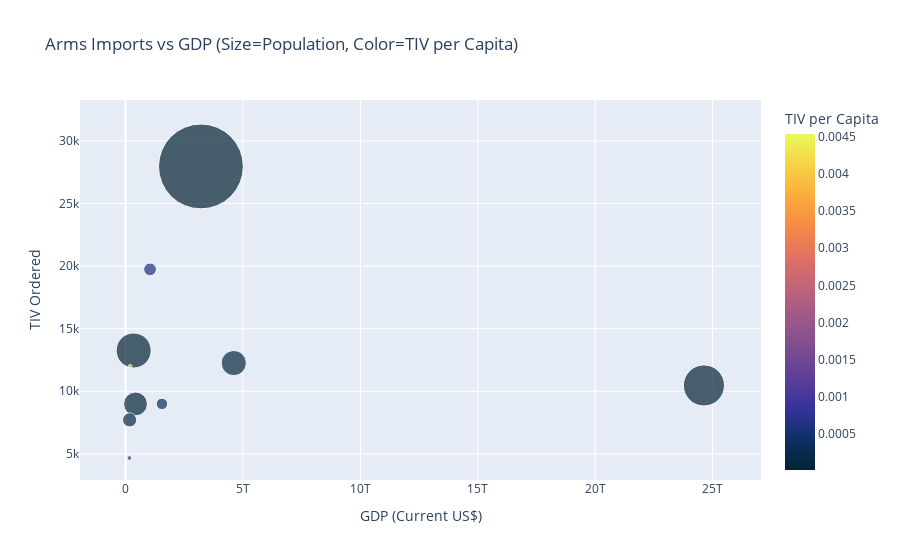

Write notebook code for a chart like this one.
### Code cell
# Population analysis with mean aggregation
country_tiv_totals['tiv_per_capita'] = country_tiv_totals['tiv_total_order'] / country_tiv_totals['population']
country_tiv_totals['tiv_per_gdp'] = country_tiv_totals['tiv_total_order'] / country_tiv_totals['gdp']

fig = px.scatter(country_tiv_totals.nlargest(20, 'tiv_total_order'),
                 x='gdp', y='tiv_total_order',
                 size='population',
                 color='tiv_per_capita',
                 hover_name='country',
                 hover_data=['mil_exp_pct', 'tiv_per_gdp'],
                 title='Arms Imports vs GDP (Size=Population, Color=TIV per Capita)',
                 labels={'gdp': 'GDP (Current US$)',
                        'tiv_total_order': 'TIV Ordered',
                        'population': 'Population',
                        'tiv_per_capita': 'TIV per Capita',
                        'tiv_per_gdp': 'TIV per GDP',
                        'mil_exp_pct': 'Military Exp %'},
                 size_max=60,
                 color_continuous_scale='thermal')
fig.show()

### Figure 1 — Plotly figure (JSON) as saved in the notebook; plotly's stock layout.template omitted (floating-point values rounded to 4 significant figures)
{"data": [{"customdata": [[2.514, 8.713e-09], [7.417, 1.894e-08], [3.162, 3.857e-08], [1.088, 2.66e-09], [6.761, 6.022e-08], [3.441, 4.249e-10], [1.963, 5.811e-09], [1.033, 2.128e-08], [30.85, 4.473e-08], [5.449, 2.909e-08]], "hovertemplate": "<b>%{hovertext}</b><br><br>GDP (Current US$)=%{x}<br>TIV Ordered=%{y}<br>Population=%{marker.size}<br>Military Exp %=%{customdata[0]}<br>TIV per GDP=%{customdata[1]}<br>TIV per Capita=%{marker.color}<extra></extra>", "hovertext": ["India", "Saudi Arabia", "Pakistan", "Japan", "Qatar", "United States", "Australia", "Egypt", "Ukraine", "Kuwait"], "legendgroup": "", "marker": {"color": [1.969e-05, 0.0006167, 5.471e-05, 9.778e-05, 0.004532, 3.138e-05, 0.0003466, 8.02e-05, 0.0001956, 0.001016], "coloraxis": "coloraxis", "size": [1420000000.0, 32010000.0, 242300000.0, 125400000.0, 2650000.0, 333500000.0, 25950000.0, 112100000.0, 39430000.0, 4596000.0], "sizemode": "area", "sizeref": 394500.0, "symbol": "circle"}, "mode": "markers", "name": "", "orientation": "v", "showlegend": false, "type": "scatter", "x": [3209000000000.0, 1042000000000.0, 343700000000.0, 4609000000000.0, 199400000000.0, 24630000000000.0, 1548000000000.0, 422400000000.0, 172500000000.0, 160600000000.0], "xaxis": "x", "y": [27960.0, 19740.0, 13260.0, 12260.0, 12010.0, 10470.0, 8994.0, 8989.0, 7715.0, 4672.0], "yaxis": "y"}], "layout": {"coloraxis": {"colorbar": {"title": {"text": "TIV per Capita"}}, "colorscale": [[0, "rgb(3, 35, 51)"], [0.09091, "rgb(13, 48, 100)"], [0.1818, "rgb(53, 50, 155)"], [0.2727, "rgb(93, 62, 153)"], [0.3636, "rgb(126, 77, 143)"], [0.4545, "rgb(158, 89, 135)"], [0.5455, "rgb(193, 100, 121)"], [0.6364, "rgb(225, 113, 97)"], [0.7273, "rgb(246, 139, 69)"], [0.8182, "rgb(251, 173, 60)"], [0.9091, "rgb(246, 211, 70)"], [1, "rgb(231, 250, 90)"]]}, "legend": {"itemsizing": "constant", "tracegroupgap": 0}, "title": {"text": "Arms Imports vs GDP (Size=Population, Color=TIV per Capita)"}, "xaxis": {"anchor": "y", "domain": [0, 1], "title": {"text": "GDP (Current US$)"}}, "yaxis": {"anchor": "x", "domain": [0, 1], "title": {"text": "TIV Ordered"}}}}
